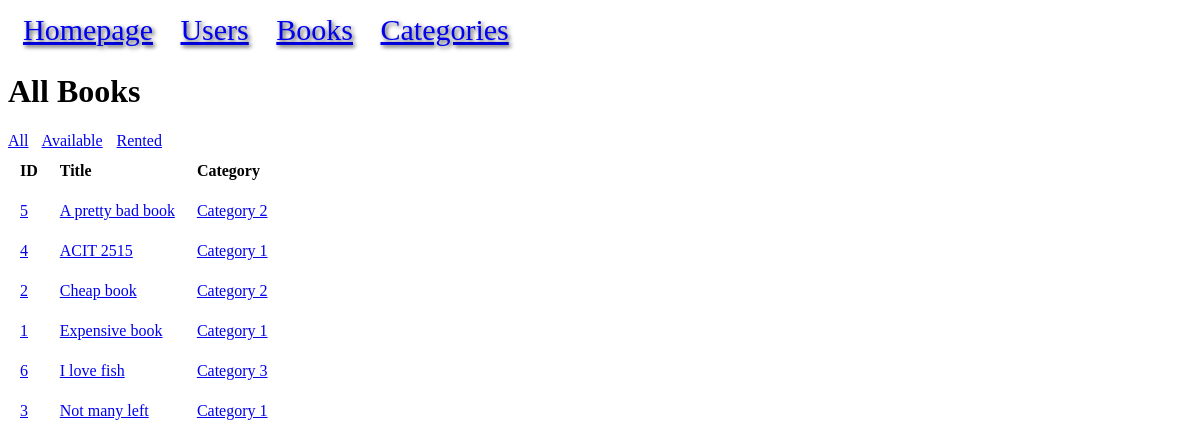
/books, run on the app's committed database.
### models.py (models this page shows, shortened)
class Book(db.Model):
    id = mapped_column(Integer, primary_key=True, autoincrement=True)
    title = mapped_column(String)
    price = mapped_column(DECIMAL(10, 2))
    available = mapped_column(Integer, default=0)
    rating = mapped_column(Integer)
    upc = mapped_column(String, unique=True)
    url = mapped_column(String)
    category_id = mapped_column(Integer, ForeignKey("category.id"))
    category = relationship("Category", back_populates="books")
    rentals = relationship("BookRental", back_populates="book")

class Category(db.Model):
    id = mapped_column(Integer, primary_key=True)
    name = mapped_column(String, unique=True)
    books = relationship("Book", back_populates="category")

### app.py (the view)
@app.route("/books")
def books():
    statement = db.select(Book).order_by(Book.title)
    results = db.session.execute(statement).scalars()
    return render_template("books.html", results=results)

### templates/books.html
{% extends "base.html" %}
{% block content %}
<h1>All Books</h1>
<span style="margin-right: 10px;"><a href="{{ url_for('books') }}">All</a></span>
<span style="margin-right: 10px;"><a href="{{ url_for('available') }}">Available</a></span>
<span><a href="{{ url_for('rented') }}">Rented</a></span>
<table>
<tr>
    <th style="text-align: left;">ID</th>
    <th style="text-align: left;">Title</th>
    <th style="text-align: left;">Category</th>
</tr>
{% for book in results %}
<tr>
    <td><a href="{{ url_for('book', id=book.id) }}">{{ book.id }}</td></a>
    <td><a href="{{ url_for('book', id=book.id) }}">{{ book.title }}</td></a>
    <td> <a href="{{ url_for('category_detail', name=book.category.name) }}">{{ book.category.name }}</td></a>
</tr>
{% endfor %}
</table>
{% endblock %}

### static/style.css (style rules this page uses)
th, td { padding:10px; }
tr { text-align: left; }
th { text-align: left; }
td { text-align: left; }

### data on the page
Book: id "5", title "A pretty bad book", category.name "Category 2"
Book: id "4", title "ACIT 2515", category.name "Category 1"
Book: id "2", title "Cheap book", category.name "Category 2"
Book: id "1", title "Expensive book", category.name "Category 1"
Book: id "6", title "I love fish", category.name "Category 3"
Book: id "3", title "Not many left", category.name "Category 1"
